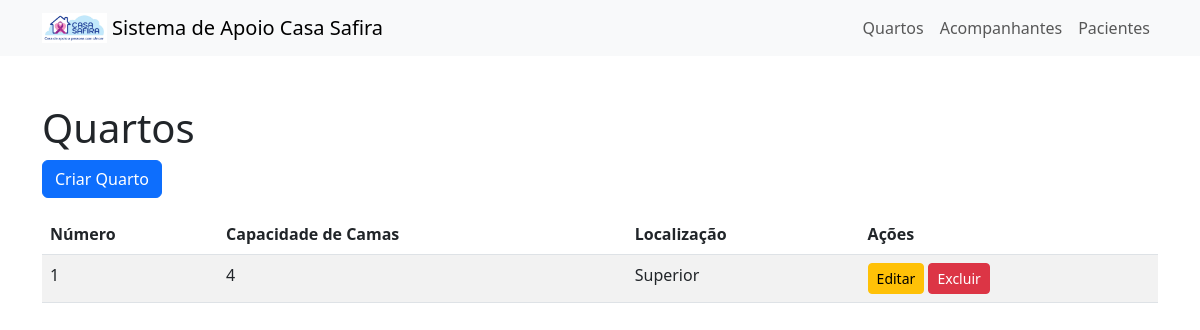
/quartos/, run on the app's committed database.
### safira/models.py (models this page shows, shortened)
class Quarto(models.Model):
    numero = models.IntegerField(unique=True, verbose_name="Número do Quarto")
    capacidade_camas = models.IntegerField(verbose_name="Número de Camas")
    localizacao_choices = [
        ('superior', 'Superior'),
        ('inferior', 'Inferior'),
    ]
    localizacao = models.CharField(
        max_length=10,
        choices=localizacao_choices,
        verbose_name="Localização na Casa"
    )

### safira/views.py (the view)
# urls.py: path('quartos/', views.listar_quartos, name='listar_quartos'),
def listar_quartos(request):
    quartos = Quarto.objects.all()
    return render(request, 'listar_quartos.html', {'quartos': quartos})

### safira/templates/listar_quartos.html
{% extends 'base.html' %}
{% block content %}
    <h1>Quartos</h1>
    <a href="{% url 'criar_quarto' %}" class="btn btn-primary mb-3">Criar Quarto</a>
    <table class="table table-striped">
        <thead>
            <tr>
                <th>Número</th>
                <th>Capacidade de Camas</th>
                <th>Localização</th>
                <th>Ações</th>
            </tr>
        </thead>
        <tbody>
            {% for quarto in quartos %}
                <tr>
                    <td>{{ quarto.numero }}</td>
                    <td>{{ quarto.capacidade_camas }}</td>
                    <td>{{ quarto.get_localizacao_display }}</td>
                    <td>
                        <a href="{% url 'editar_quarto' quarto.id %}" class="btn btn-sm btn-warning">Editar</a>
                        <a href="{% url 'excluir_quarto' quarto.id %}" class="btn btn-sm btn-danger">Excluir</a>
                    </td>
                </tr>
            {% empty %}
                <tr><td colspan="4">Nenhum quarto cadastrado.</td></tr>
            {% endfor %}
        </tbody>
    </table>
{% endblock %}

### data on the page
Quarto: numero "1", capacidade_camas "4", localizacao "Superior"
